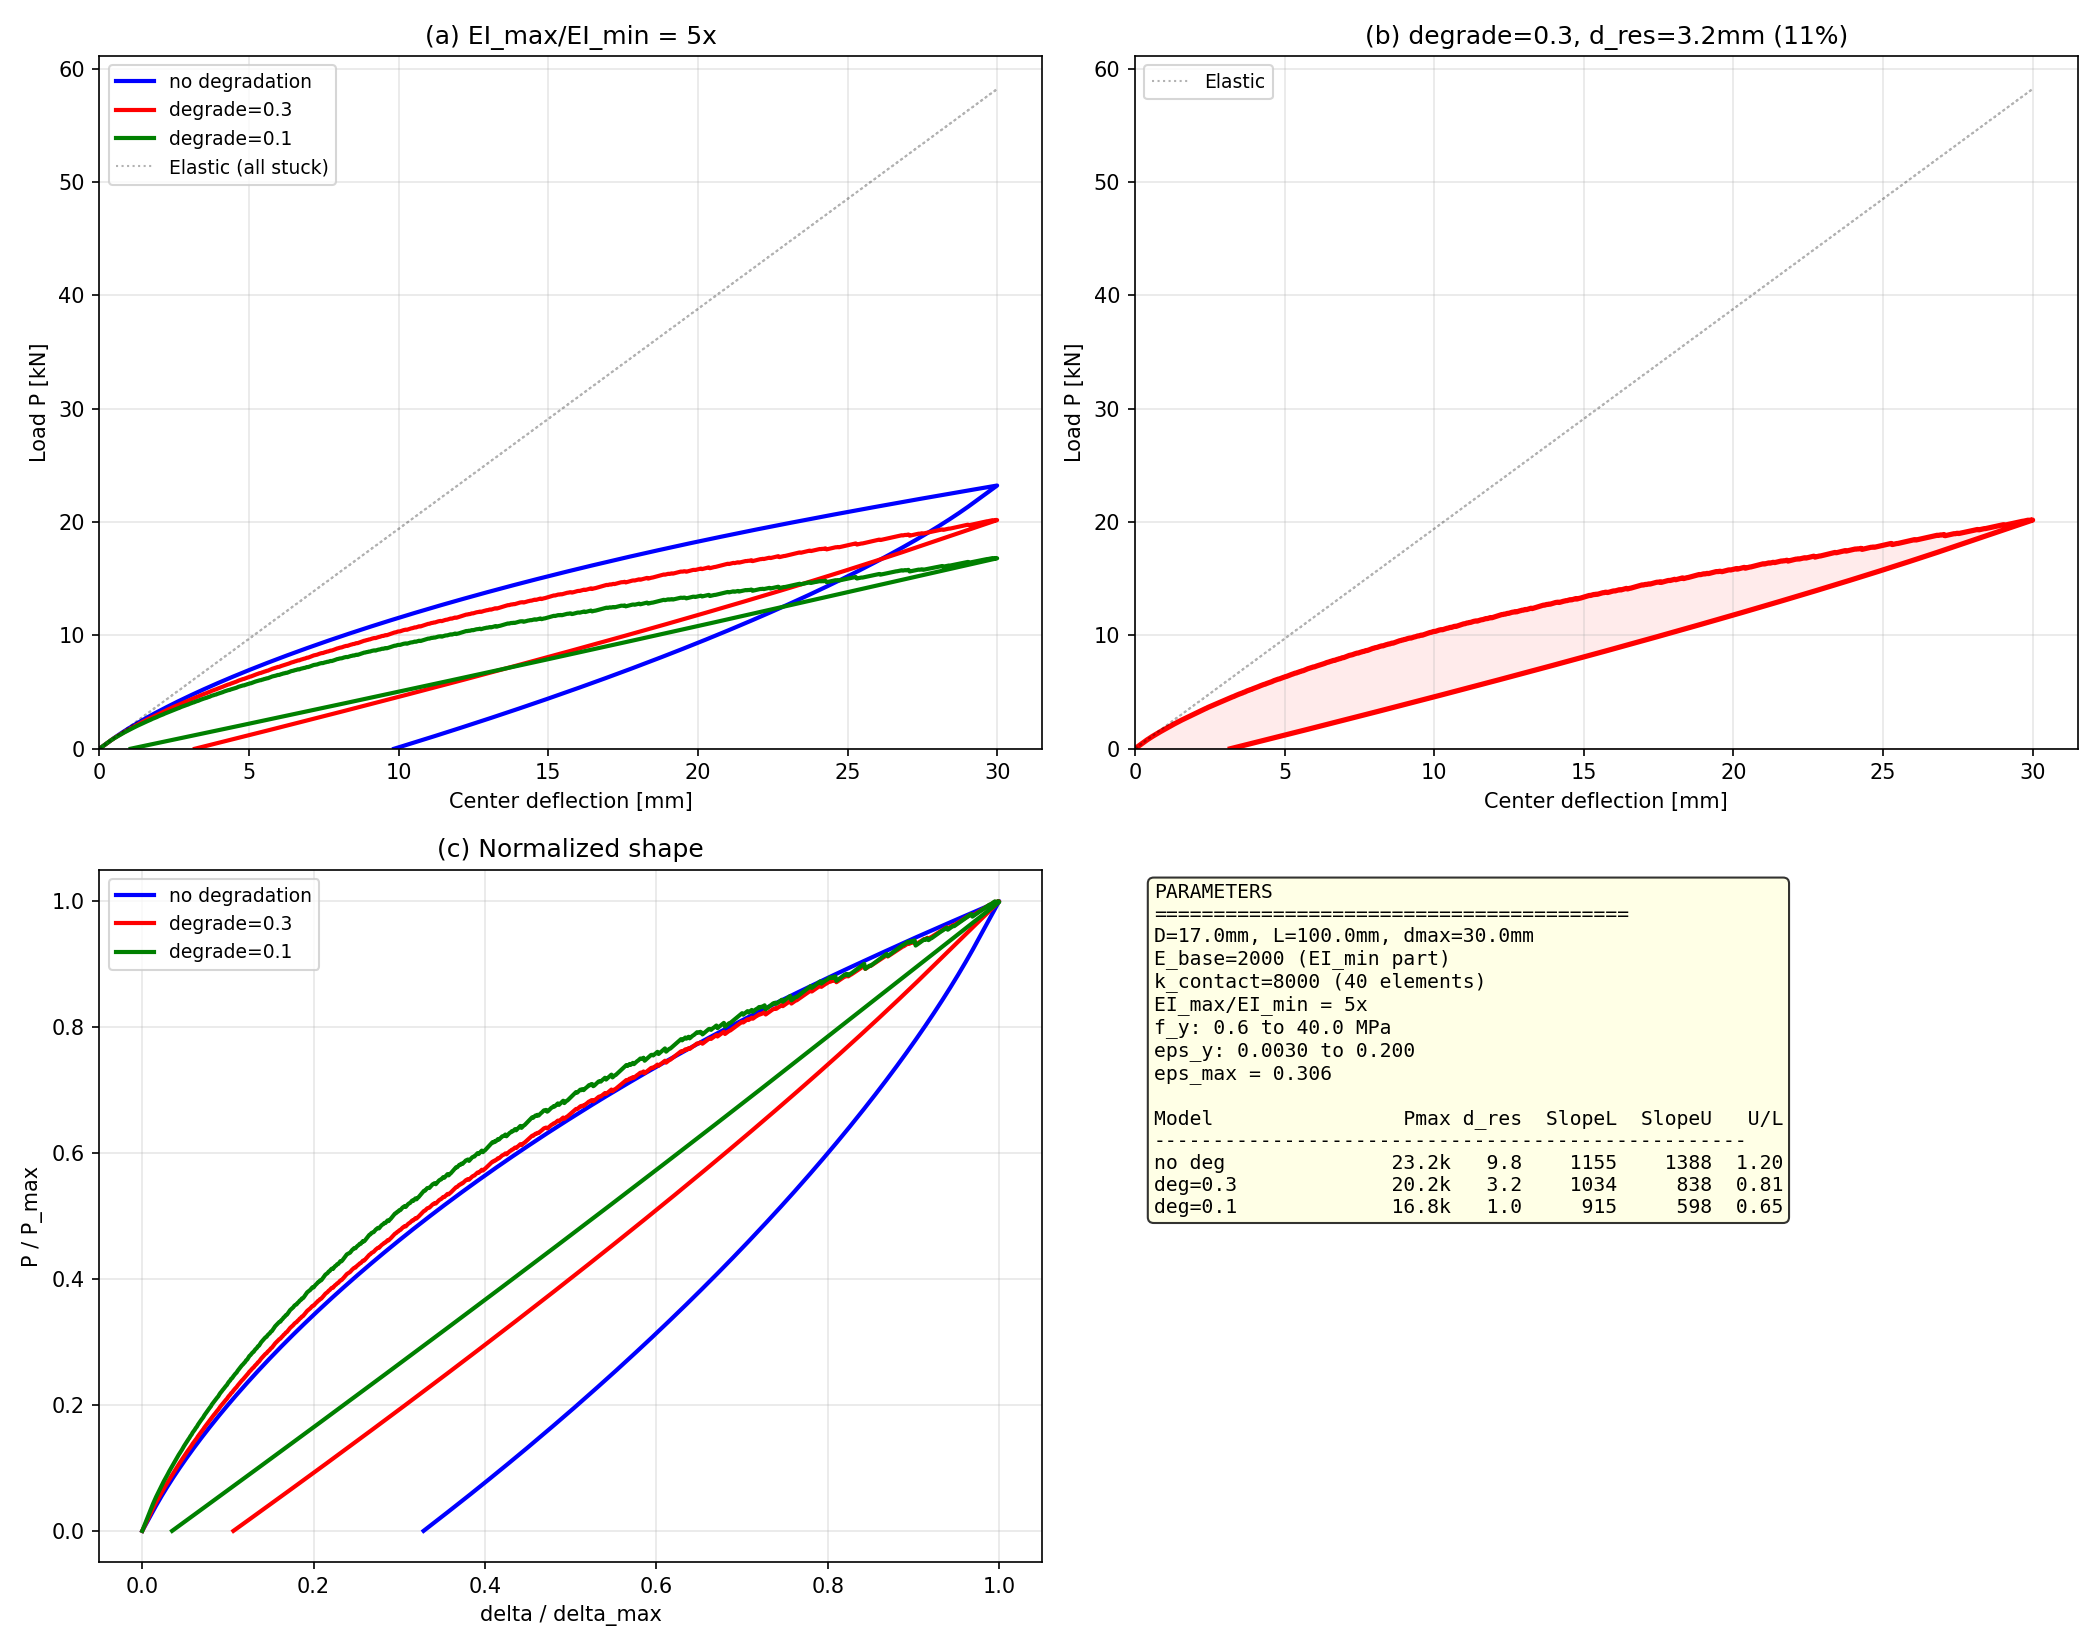

The Python source for this figure:
"""
04: Fat teardrop — visible hysteresis loop
==========================================

Previous models had thin loops because E_base dominated.
Fix: make friction contribution LARGE relative to elastic backbone.

Physical picture:
  Cable EI_max / EI_min ratio can be 3-10x.
  EI_max = all strands stuck (composite action)
  EI_min = all strands slipping (individual bending only)

  So E_base (= EI_min part) should be SMALL compared to
  total E (= EI_max), and the friction elements carry most
  of the stiffness when stuck.

[<- README](../../README.md)
"""

import numpy as np
import matplotlib
matplotlib.use('Agg')
import matplotlib.pyplot as plt
from dataclasses import dataclass, field


@dataclass
class MultiLayerFriction:
    """N parallel friction elements + elastic backbone."""
    E_base: float
    k_virgin: np.ndarray
    k_degraded: np.ndarray
    f_y: np.ndarray
    slip: np.ndarray = field(default=None)
    slipped: np.ndarray = field(default=None)

    def __post_init__(self):
        n = len(self.k_virgin)
        if self.slip is None:
            self.slip = np.zeros(n)
        if self.slipped is None:
            self.slipped = np.zeros(n, dtype=bool)

    def stress(self, eps):
        sigma = self.E_base * eps
        for i in range(len(self.k_virgin)):
            k = self.k_degraded[i] if self.slipped[i] else self.k_virgin[i]
            trial = k * (eps - self.slip[i])
            if abs(trial) <= self.f_y[i]:
                sigma += trial
            else:
                self.slipped[i] = True
                k = self.k_degraded[i]
                trial = k * (eps - self.slip[i])
                if abs(trial) <= self.f_y[i]:
                    sigma += trial
                else:
                    s = np.sign(trial)
                    self.slip[i] += s * (abs(trial) - self.f_y[i]) / k
                    sigma += s * self.f_y[i]
        return sigma


class FiberSection:
    def __init__(self, diameter, n_fiber=40):
        self.diameter = diameter
        R = diameter / 2.0
        self.y = np.linspace(-R + R/n_fiber, R - R/n_fiber, n_fiber)
        dy = 2 * R / n_fiber
        self.A = np.array([self._area(y, dy, R) for y in self.y])
        self.fibers = []

    def setup(self, factory):
        self.fibers = [factory() for _ in self.y]

    @staticmethod
    def _area(y, dy, R):
        yl, yh = max(y-dy/2, -R), min(y+dy/2, R)
        if yh <= yl: return 0.0
        wl = 2*np.sqrt(max(R**2-yl**2, 0))
        wh = 2*np.sqrt(max(R**2-yh**2, 0))
        return (wl+wh)/2 * (yh-yl)

    def moment(self, kappa):
        M = 0.0
        for y, A, f in zip(self.y, self.A, self.fibers):
            M += -f.stress(-kappa * y) * y * A
        return M


def bend_cycle(section, L, dmax, n=800):
    d_up = np.linspace(0, dmax, n+1)
    P_up = np.array([4 * section.moment(12*d/L**2) / L for d in d_up])
    d_dn, P_dn = [], []
    for d in np.linspace(dmax, 0, 3*n+1)[1:]:
        P = 4 * section.moment(12*d/L**2) / L
        d_dn.append(d); P_dn.append(P)
        if P <= 0:
            if len(P_dn) >= 2 and P_dn[-2] > 0:
                t = P_dn[-2] / (P_dn[-2] - P)
                d_dn[-1] = d_dn[-2] + t * (d - d_dn[-2])
                P_dn[-1] = 0.0
            break
    return np.concatenate([d_up, d_dn]), np.concatenate([P_up, P_dn])


def main():
    D, L, dmax = 17.0, 100.0, 30.0
    R = D / 2.0
    eps_max = 12 * dmax / L**2 * R  # 0.306

    # ============================================================
    # Key: EI_max/EI_min ratio ~ 5x
    # E_base = 2000 (individual strand bending, = EI_min contribution)
    # k_contact_total = 8000 (friction lock contribution)
    # Total when stuck: 2000 + 8000 = 10000 (= EI_max)
    # When all slipped: ~ 2000 (= EI_min)
    # Ratio: 5x — realistic for stranded conductors
    # ============================================================
    N = 40
    E_base = 2000.0
    k_contact_total = 8000.0
    k_each = k_contact_total / N  # 200 per element

    # Log-spaced yield strains: 0.003 to 0.20
    # At delta=1mm: kappa=0.0012, eps_surface=0.010 -> elements with eps_y<0.01 slip
    # At delta=15mm: kappa=0.018, eps_surface=0.153 -> ~80% of elements have slipped
    # At delta=30mm: eps_surface=0.306 -> all elements have slipped
    eps_y_arr = np.logspace(np.log10(0.003), np.log10(0.20), N)
    f_y_arr = k_each * eps_y_arr

    degrade_ratios = [1.0, 0.3, 0.1]
    results = {}

    for dr in degrade_ratios:
        k_v = np.full(N, k_each)
        k_d = np.full(N, k_each * dr)

        sec = FiberSection(D, n_fiber=40)
        sec.setup(lambda dr=dr: MultiLayerFriction(
            E_base=E_base,
            k_virgin=np.full(N, k_each),
            k_degraded=np.full(N, k_each * dr),
            f_y=f_y_arr.copy(),
        ))
        d, P = bend_cycle(sec, L, dmax)
        results[dr] = (d, P)

    # Elastic reference
    sec_el = FiberSection(D, n_fiber=40)
    sec_el.setup(lambda: MultiLayerFriction(
        E_base=E_base + k_contact_total,
        k_virgin=np.zeros(1), k_degraded=np.zeros(1), f_y=np.array([1e12]),
    ))
    d_el, P_el = bend_cycle(sec_el, L, dmax)

    # ============================================================
    # Plot
    # ============================================================
    fig, axes = plt.subplots(2, 2, figsize=(14, 11))

    # (a) All hysteresis loops
    ax = axes[0, 0]
    colors = {1.0: 'blue', 0.3: 'red', 0.1: 'green'}
    for dr, (d, P) in results.items():
        label = f'degrade={dr}' if dr < 1.0 else 'no degradation'
        ax.plot(d, P/1000, color=colors[dr], lw=2, label=label)
    ax.plot(d_el, P_el/1000, 'k:', lw=1, alpha=0.3, label='Elastic (all stuck)')
    ax.set_xlabel('Center deflection [mm]')
    ax.set_ylabel('Load P [kN]')
    ax.set_title(f'(a) EI_max/EI_min = {(E_base+k_contact_total)/E_base:.0f}x')
    ax.legend(fontsize=9)
    ax.grid(True, alpha=0.3)
    ax.set_xlim(0); ax.set_ylim(bottom=0)

    # (b) Best candidate close-up (degrade=0.3)
    d03, P03 = results[0.3]
    ax = axes[0, 1]
    ax.plot(d03, P03/1000, 'r-', lw=2.5)
    ax.plot(d_el, P_el/1000, 'k:', lw=1, alpha=0.3, label='Elastic')
    ax.fill_between(d03, 0, P03/1000, alpha=0.08, color='red')
    d_res = d03[-1]
    ax.set_xlabel('Center deflection [mm]')
    ax.set_ylabel('Load P [kN]')
    ax.set_title(f'(b) degrade=0.3, d_res={d_res:.1f}mm ({d_res/dmax*100:.0f}%)')
    ax.legend(fontsize=9)
    ax.grid(True, alpha=0.3)
    ax.set_xlim(0); ax.set_ylim(bottom=0)

    # (c) Normalized
    ax = axes[1, 0]
    for dr, (d, P) in results.items():
        Pm = P.max()
        label = f'degrade={dr}' if dr < 1.0 else 'no degradation'
        ax.plot(d/dmax, P/Pm, color=colors[dr], lw=2, label=label)
    ax.set_xlabel('delta / delta_max')
    ax.set_ylabel('P / P_max')
    ax.set_title('(c) Normalized shape')
    ax.legend(fontsize=9)
    ax.grid(True, alpha=0.3)

    # (d) Summary
    ax = axes[1, 1]
    ax.axis('off')
    lines = [
        f'PARAMETERS',
        f'{"="*40}',
        f'D={D}mm, L={L}mm, dmax={dmax}mm',
        f'E_base={E_base:.0f} (EI_min part)',
        f'k_contact={k_contact_total:.0f} ({N} elements)',
        f'EI_max/EI_min = {(E_base+k_contact_total)/E_base:.0f}x',
        f'f_y: {f_y_arr[0]:.1f} to {f_y_arr[-1]:.1f} MPa',
        f'eps_y: {eps_y_arr[0]:.4f} to {eps_y_arr[-1]:.3f}',
        f'eps_max = {eps_max:.3f}',
        f'',
    ]
    lines.append(f'{"Model":<18} {"Pmax":>6} {"d_res":>5} {"SlopeL":>7} {"SlopeU":>7} {"U/L":>5}')
    lines.append('-' * 50)
    for dr, (d, P) in results.items():
        i10 = np.searchsorted(d, 10.0)
        sL = (P[i10]-P[0]) / (d[i10]-d[0]+1e-30)
        ip = np.argmax(d)
        ip10 = min(ip + np.searchsorted(-d[ip:], -(dmax-10)), len(d)-1)
        sU = (P[ip10]-P[ip]) / (d[ip10]-d[ip]+1e-30) if ip10>ip else 0
        ratio = abs(sU/sL) if sL else 0
        name = f'deg={dr}' if dr < 1.0 else 'no deg'
        lines.append(f'{name:<18} {P.max()/1000:>5.1f}k {d[-1]:>5.1f} {sL:>7.0f} {sU:>7.0f} {ratio:>5.2f}')

    ax.text(0.02, 0.98, '\n'.join(lines), transform=ax.transAxes,
            fontsize=9.5, va='top', ha='left', family='monospace',
            bbox=dict(boxstyle='round', facecolor='lightyellow', alpha=0.8))

    plt.tight_layout()
    out = '/home/user/xkep-cae/work/beam_hysteresis/04_fat_teardrop.png'
    plt.savefig(out, dpi=150)
    plt.close()
    print(f"Plot saved: {out}")

    # Console
    for dr, (d, P) in results.items():
        i10 = np.searchsorted(d, 10.0)
        sL = (P[i10]-P[0]) / (d[i10]-d[0]+1e-30)
        ip = np.argmax(d)
        ip10 = min(ip + np.searchsorted(-d[ip:], -(dmax-10)), len(d)-1)
        sU = (P[ip10]-P[ip]) / (d[ip10]-d[ip]+1e-30) if ip10>ip else 0
        ratio = abs(sU/sL) if sL else 0
        print(f"  deg={dr}: Pmax={P.max()/1000:.1f}kN d_res={d[-1]:.1f}mm U/L={ratio:.2f}")


if __name__ == '__main__':
    main()
